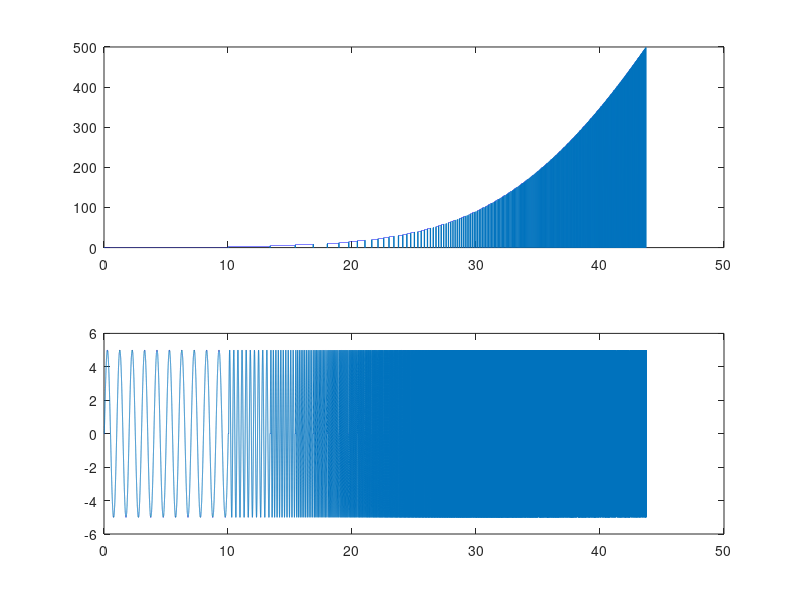
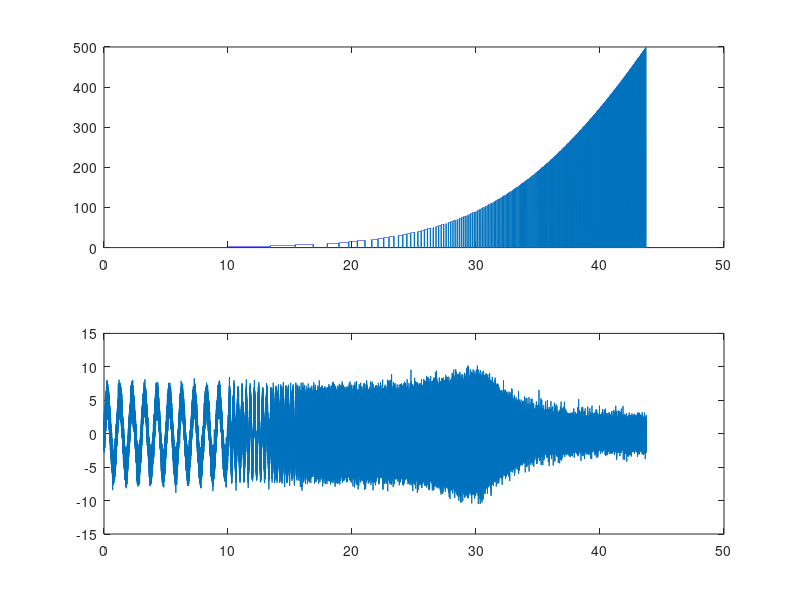

These figures' MATLAB source, in order: (Note: this script raises an error after producing the figures.)
%% Create the signal 
clear all; close all; clc;

ff_max = 500;
Amp = 5;
dt = 1/4000;
repetetions = 10;
uu = [];
ffVec = [];
ffToSample = 1:2:ff_max;
for ff=ffToSample
    T = 1/ff;
    tmp = Amp*sin(2*pi*ff*(0:dt:(repetetions*T)));
    ffVec = [ffVec zeros(1,100) ff*ones(1,size(tmp,2))];  
    uu = [uu zeros(1,100) tmp];    
end
ffVec = [ffVec zeros(1,100)]; 
uu = [uu zeros(1,100)];
tt = dt * (0:size(uu,2)-1);

figure(); title('Input');
subplot(2,1,1);
plot(tt, ffVec)
subplot(2,1,2); 
plot(tt, uu)

%% Create the plant + simulate the response + Add some noise
s = tf('s');
P = ((100*2*pi)^2/(s^2+0.707*(100*2*pi)*s+(100*2*pi)^2));
yy = lsim(P, uu, tt);
yy = awgn(yy,10,'measured'); % Add gaussian noise

figure(); title('Output');
subplot(2,1,1);
plot(tt, ffVec)
subplot(2,1,2); 
plot(tt, yy)

% Find the indices where theres a recording
indexMatrix = extractSinusoidIndices(uu);
indexMatrix(:,1) = indexMatrix(:,1)-1; %Cause we start with zero

% Extract the signals to cells
yys = {}; tts = {}; kk = 1;
for ii = indexMatrix'
    yys{kk} = yy(ii(1):ii(2));
    uus{kk} = uu(ii(1):ii(2));
    tts{kk} = tt(ii(1):ii(2))-tt(ii(1));
    kk = kk+1;
end

%% Estimate the transfer function and compare to GT
ffs = []; gains = []; phases = []; kk = 1;
repetitons = 10;

for kk = 1:size(yys,2)
    % Need to know the tested freq and amplitude (can estimate from input
    % probably)
    tts_filtered = tts{kk};
    ff = ffToSample(kk);
    
    % Clean the signals (no phase filter filtfilt)
    wn = ff*2*pi;
    BF = s*wn^2/(s+wn)^2;
    BF = (1/abs(evalfr(BF,1i*wn)))*BF;
    BF_dig = c2d(BF, dt);    
    yy_filtered = filtfilt(BF_dig.Numerator{:}, BF_dig.Denominator{:}, yys{kk});  
    
    % Estimate the output sinus
    [gain, phase] = FitResponse(tts_filtered', yy_filtered, ff);
    ffs = [ffs ff];
    gains = [gains gain/Amp]; 
    phases = [phases phase];
end
phases = phaseFixer(phases);
%% Compare the results
[gain_GT, phase_GT, wout, ~, ~] = bode(P, ffs*2*pi);

% Filter using the frequency we know we recorded (Using filtfilt to not affect the phase)
figure()
subplot(2,1,1);
semilogx(ffs, mag2db(squeeze(gain_GT)), '-o');hold on;
semilogx(ffs, mag2db(gains), '-o');hold off;
subplot(2,1,2); 
semilogx(ffs, squeeze(phase_GT), '-o');hold on;
semilogx(ffs, phases*180/pi, '-o');hold off;
legend('GT', 'Measured');

%% Functions
function [gain, phase] = FitResponse(tts_filtered, yy_filtered, ff)
    %% Fit: 'FitResponse'.
    [xData, yData] = prepareCurveData( tts_filtered, yy_filtered );

    % Set up fittype and options.
    ft = fittype( 'a*sin(2*pi*'+string(ff)+'*x+b)', 'independent', 'x', 'dependent', 'y' );
    opts = fitoptions( 'Method', 'NonlinearLeastSquares' );
    opts.Display = 'Off';
    opts.Lower = [0 -Inf];
    opts.Upper = [Inf 0];
    opts.StartPoint = [0.620968655826104 0.690192179535585];

    % Fit model to data.
    [fitresult, ~] = fit( xData, yData, ft, opts );
    gain = fitresult.a;
    phase = fitresult.b;
end

function indexMatrix = extractSinusoidIndices(paddedArray)
    % Initialize variables
    indices = []; % Matrix to hold start and end indices of sinusoidal segments
    currentStartIndex = -1; % Start index of the current sinusoidal segment
    zeroPaddingCount = 0; % Counter for zeros
    
    % Iterate through the array
    for i = 1:length(paddedArray)
        if paddedArray(i) ~= 0
            % If a non-zero element is found, reset zero padding count
            zeroPaddingCount = 0;
            % If it's the start of a new sinusoidal segment, set the start index
            if currentStartIndex == -1
                currentStartIndex = i;
            end
        else
            % If a zero element is found, increment the zero padding count
            zeroPaddingCount = zeroPaddingCount + 1;
            % If the zero padding is more than 10 and a sinusoidal segment was ongoing
            if zeroPaddingCount > 10 && currentStartIndex ~= -1
                % Store the start and end indices of the current sinusoidal segment
                indices = [indices; currentStartIndex, i - zeroPaddingCount]; %#ok<*AGROW>
                % Reset the start index
                currentStartIndex = -1;
            end
        end
    end
    
    % If the array ends with a non-zero segment, store its indices
    if currentStartIndex ~= -1
        indices = [indices; currentStartIndex, length(paddedArray)];
    end
    
    % Convert the indices matrix to the desired format
    indexMatrix = indices;
end

function o_phases = phaseFixer(i_phases)
    o_phases = [];
    for kk=1:size(i_phases,2)
        if kk==1
            o_phases(kk) = i_phases(kk);
            continue 
        else
            phase = i_phases(kk);
            % Decide where the current angle is relative to its predecessor
            if phase<o_phases(kk-1)
                dir = 1;
            else
                dir = -1;
            end
            intiDist = abs(phase-o_phases(kk-1));
            while true
                if (phase+dir*pi)>0 % Dont want to go above zero
                    break
                end
                % Depoending on the direction we want to add incremetns
                % this is done while were getting close to the value
                if abs(phase+dir*pi-o_phases(kk-1))<intiDist
                    phase = phase+dir*pi;
                    intiDist = abs(phase-o_phases(kk-1));
                else 
                    break
                end    
            end
            o_phases(kk) = phase;
        end
    end
end
